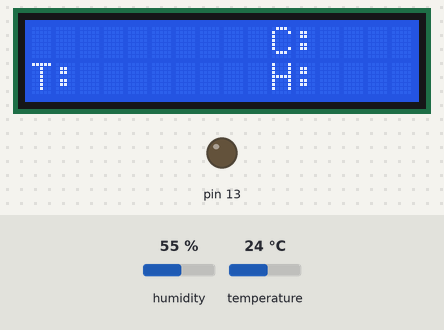
Bench run of a sketch on a simulated Arduino Uno, built with avr-gcc and run on an emulated ATmega328P. Shown: 16×2 character LCD, output pins drawn as LEDs (lit = HIGH). Inputs (shaded band) come from the test bench; at power-on: humidity 55 %, temperature 24 °C. The local clock reads 2024-03-15 10:24:30 at power-on unless the sketch sets it; storage starts empty; what the sketch prints to the serial monitor is not drawn.

Above: at 1.2 s.
1.3 s: humidity set to 22 %
At 4.7 s:
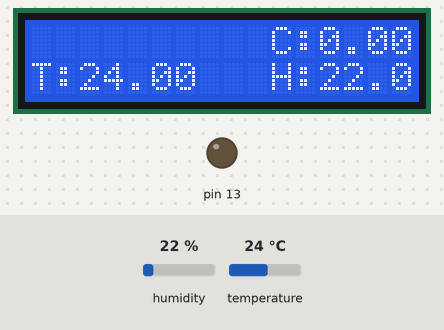
Timing chart, 0 to 6.2 s (numbered marks = the images above; inputs shaded):
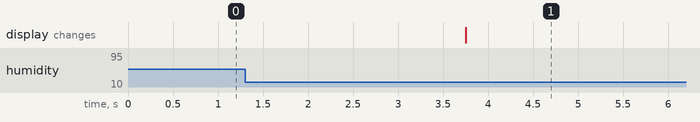

The sketch:

smartHomeWithSoftwareSerial_Test.ino.ino
```cpp
/*
  SmartHome
  1602引脚 Arduino引脚 功能详解
  1        gnd          VSS一般接地
  2        +5v          VDD接电源（+5V）
  4        8           RS RS为寄存器选择，高电平1时选择数据寄存器、低电平0时选择指令寄存器。对应Arduino12
  6        7           EE(或EN)端为使能(enable)端，写操作时，下降沿使能。读操作时，E高电平有效
  11       5            DB4高4位三态、 双向数据总线 4位
  12       4            DB5高4位三态、 双向数据总线 5位
  13       3            DB6高4位三态、 双向数据总线 6位
  14       2            DB7高4位三态、 双向数据总线 7位（最高位）（也是busy flag）
  DHT11引脚 窗口面正面，左至右为 +5v data GND
  Servo引脚 红+ 5v   棕GND   黄DATA
  甲醛传感器 VCC RXD TXD GND 接串口
  TF** MOSI - pin 11 ** MISO - pin 12 ** CLK - pin 13 ** CS - pin 14
  DS3231 SCL A5 SDA A4

*/
#include <LiquidCrystal.h>
#include <dht11.h>
//#include <Servo.h>
#include <SoftwareSerial.h>
#include <Wire.h>
#include "Sodaq_DS3231.h"
#include <SPI.h>
#include <SD.h>

#define DHT11PIN 6
#define servo1Pin 7
#define servo2Pin 8

LiquidCrystal lcd(8, 7, 5, 4, 3, 2);
dht11 DHT11;
//Servo servo1;
//Servo servo2;
SoftwareSerial mySerial(9, 10);
char buffer[18];    //串口缓冲区的字符数组
char weekDay[][4] = {"Sun", "Mon", "Tue", "Wed", "Thu", "Fri", "Sat" };
const int chipSelect = 14;
uint32_t old_ts;

void setup()
{
  // servo1.attach(servo1Pin);
  //servo2.attach(servo2Pin);

  Serial.begin(9600);
  Serial.flush();
  Serial.println(DHT11LIB_VERSION);

  Serial.println("JQbegin");
  mySerial.begin(9600);

  pinMode(13, OUTPUT);
  lcd.begin(16, 2);
  lcd.setCursor(10, 0);
  lcd.print("C:");
  lcd.setCursor(0, 1);
  lcd.print("T:");
  lcd.setCursor(10, 1);
  lcd.print("H:");
  //DS3231
  Wire.begin();
  rtc.begin();
  //TF
  Serial.print("Initializing SD card...");
  if (!SD.begin(chipSelect)) {
    Serial.println("Card failed, or not present");
    return;
  }
  Serial.println("card initialized.");

}

void loop()
{
  if (Serial.available() > 0)     //Serial.available()返回串口收到的字节数
  {
    int index = 0;
    delay(100);             //延时等待串口收完数据，否则刚收到1个字节时就会执行后续程序
    int numChar = Serial.available();
    if (numChar > 15)         //确认数据不会溢出，应当小于缓冲大小
    {
      numChar = 15;
    }
    while (numChar--)
    {
      buffer[index++] = Serial.read();  //将串口数据一字一字的存入缓冲
    }
    splitString(buffer);        //字符串分割
  }

  String jqStr = "0.0000";
  String Temp = "0.0000";
  String Humi = "0.0000";
  String nowTimeStr = "2016-01-01 12:00:00";

  //JQ
  jqStr = readJQ();
  delay(1000);
  Serial.println("C:" + jqStr);
  //Temp
  Temp = readTemp();
  delay(1000);
  Serial.println("T:" + Temp);
  //Humi
  Humi = readHumi();
  delay(1000);
  Serial.println("H:" + Humi);
  nowTimeStr = nowtime();
  delay(200);
  tflog(nowTimeStr + ",HCHO," + jqStr + ",Temp," + Temp + ",Humi," + Humi);
  delay(200);
  lcd.setCursor(12, 0);
  lcd.print(jqStr);
  lcd.setCursor(2, 1);
  lcd.print(Temp);
  lcd.setCursor(12, 1);
  lcd.print(Humi);

  //  servo1.write((millis() / 1000) % 180);
  //servo2.write(180 - ((millis() / 1000) % 180));
  delay(1000 * 30);
}
void tflog(String var) {
  File dataFile = SD.open("datalog.txt", FILE_WRITE);
  if (dataFile) {
    dataFile.println(var);
    dataFile.close();
    Serial.println(var);
  }
  else {
    Serial.println("error opening datalog.txt");
  }
}

String nowtime() {
  DateTime now = rtc.now(); //get the current date-time
  uint32_t ts = now.getEpoch();
  String dataString = "";
  dataString = now.year();
  dataString += "-";
  dataString += now.month();
  dataString += "-";
  dataString += now.date();
  dataString += " ";
  dataString += now.hour();
  dataString += ":";
  dataString += now.minute();
  dataString += ":";
  dataString += now.second();
  return dataString;
}

float readTemp() {
  int chk = DHT11.read(DHT11PIN);
  switch (chk)
  {
    case DHTLIB_OK:
      Serial.println("OK");
      break;
    case DHTLIB_ERROR_CHECKSUM:
      Serial.println("Checksum error");
      break;
    case DHTLIB_ERROR_TIMEOUT:
      Serial.println("Time out error");
      break;
    default:
      Serial.println("Unknown error");
      break;
  }
  return (float)DHT11.temperature;
}
float readHumi() {
  int chk = DHT11.read(DHT11PIN);
  switch (chk)
  {
    case DHTLIB_OK:
      Serial.println("OK");
      break;
    case DHTLIB_ERROR_CHECKSUM:
      Serial.println("Checksum error");
      break;
    case DHTLIB_ERROR_TIMEOUT:
      Serial.println("Time out error");
      break;
    default:
      Serial.println("Unknown error");
      break;
  }
  return  (float)DHT11.humidity;
}
void splitString(char *data)
{
  Serial.print("Data entered:");
  Serial.println(data);
  char *parameter;
  parameter = strtok(data, " ,");   //string token，将data按照空格或者,进行分割并截取 只要最前一个字串
  while (parameter != NULL)
  {
    setLED(parameter);
    parameter = strtok(NULL, " ,");   //string token，再次分割并截取，直至截取后的字符为空,数据抛弃，不用管
    Serial.print("---");
    Serial.println(parameter);
  }
  for (int x = 0; x < 16; x++)    //清空缓冲
  {
    buffer[x] = '\0';
  }
  Serial.flush();
}

/*
   根据首字母b d s 来给具体安排反应
   b 0 1 闪LED灯
   d 数字 设servo角度
   s string 用液晶显示
*/
void setLED(char *data)
{
  if ((data[0] == 'b') || (data[0] == 'B'))
  {
    int Ans = strtol(data + 1, NULL, 10); //10进制提取数据
    Ans = constrain(Ans, 0, 1);     //限制在0~255范围内
    if (Ans == 1) {
      digitalWrite(13, HIGH);
      delay(2500);
      digitalWrite(13, LOW);
    }
    Serial.print("binary is set to :");
    Serial.println(Ans);
  }
  if ((data[0] == 'd') || (data[0] == 'D'))
  {
    int Ans = strtol(data + 1, NULL, 10);
    Ans = constrain(Ans, 0, 180);
    //servo1.write(Ans);
    delay(1000);
    Serial.print("ditital is set to :");
    Serial.println(Ans);
  }
  if ((data[0] == 's') || (data[0] == 'S'))
  {
    Serial.print("String is set to :");
    lcd.setCursor(0, 0);
    lcd.print(data + 1);
    Serial.println(data + 1);
  }
}
float readJQ() {
  unsigned char hexdata[5] = {0xA5, 0x5A, 0x02, 0x80, 0xAA};
  unsigned char cnt = 0;
  unsigned char c ;
  long hchodata = 99999999L;
  float hcho = 0.8888;
  mySerial.write(hexdata, 5);
  delay(200);
  while (mySerial.available()) {
    c = mySerial.read();
    delay(1);
    //Serial.print(c, HEX); Serial.print(' ');
    cnt++;
    if (cnt == 5) {//第五位*156
      hchodata = c * 256;
    }
    if (cnt == 6) {
      hchodata += c;
    }
    if (c == 170) {//最后一位
      hcho = ((float)hchodata / 100);
      return hcho;
    }
  }
}
```

Measured:
- after the input at 1.3 s, the display: changes after 2.5 s (image 1)
